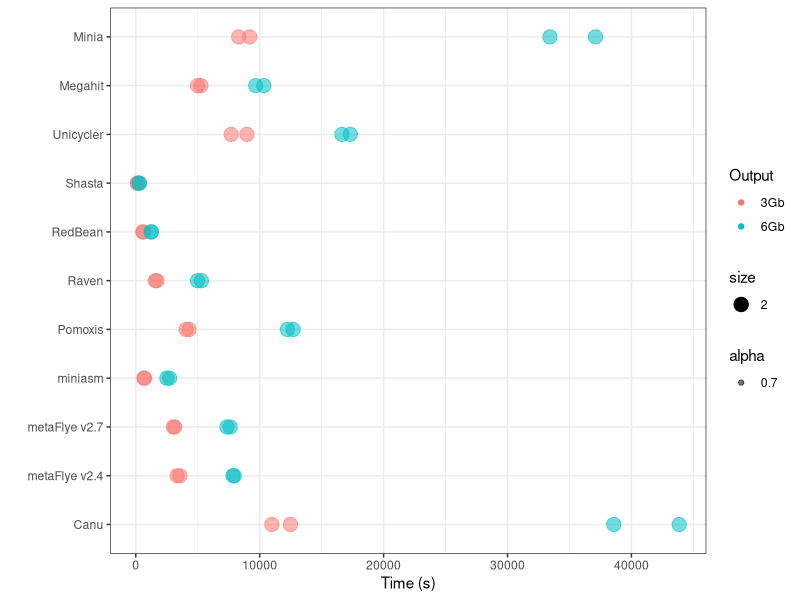
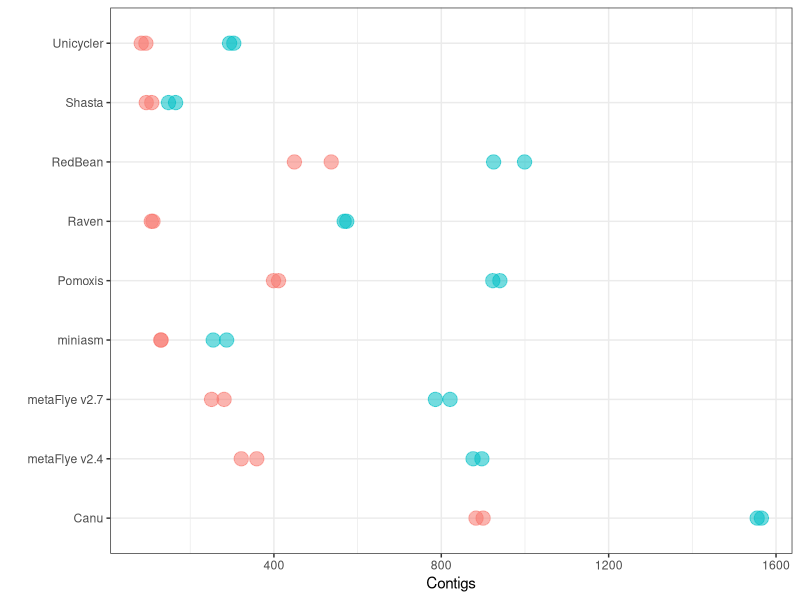
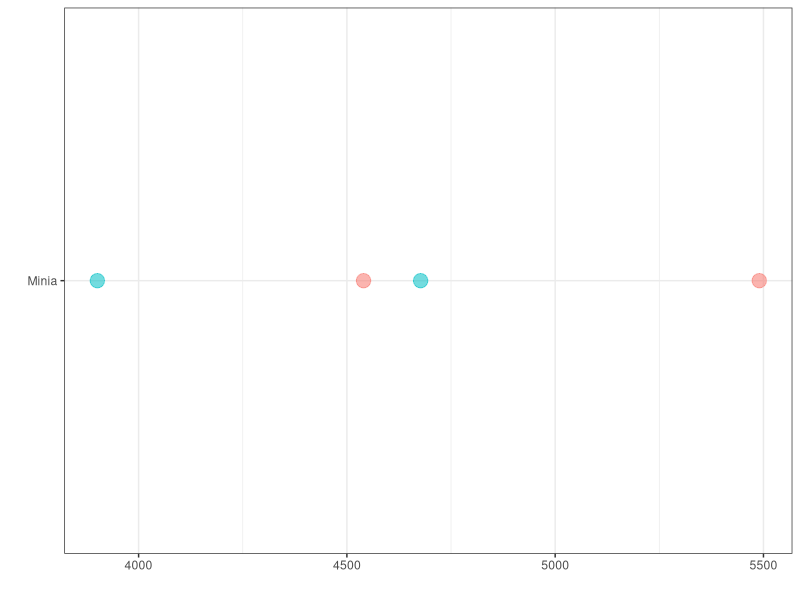
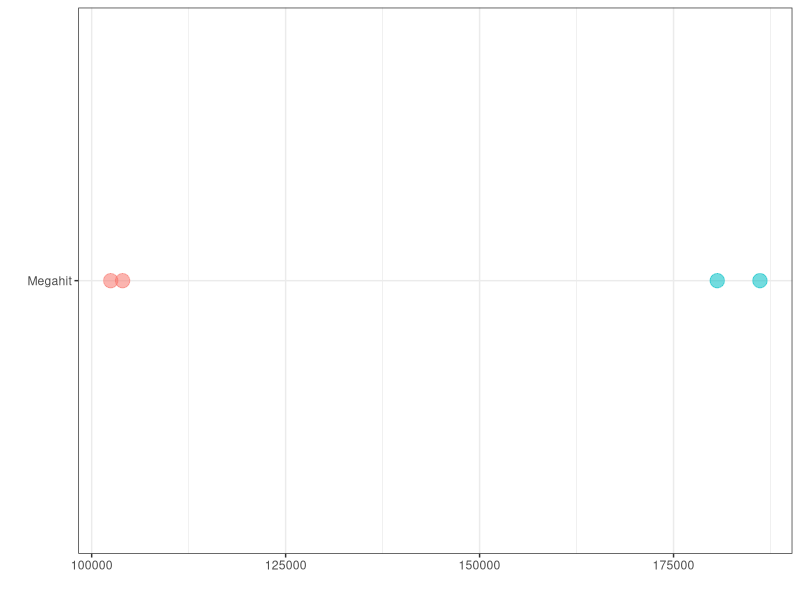
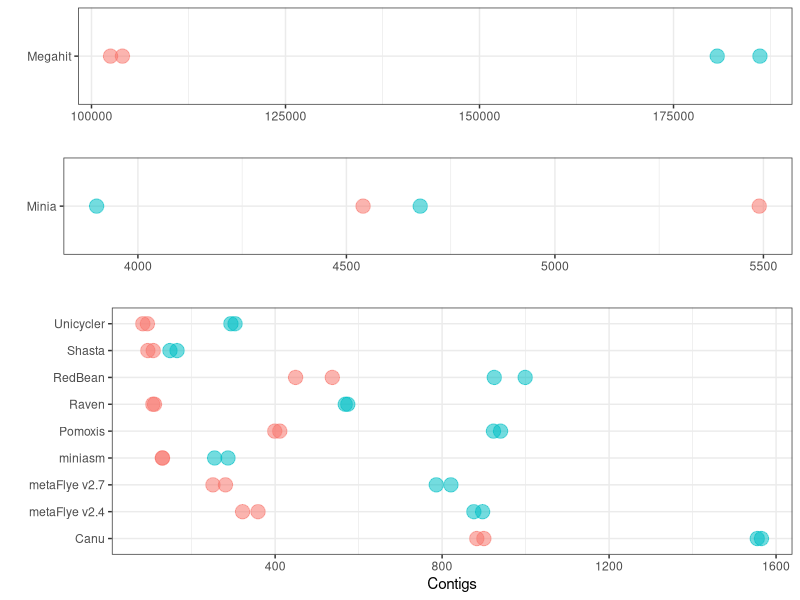
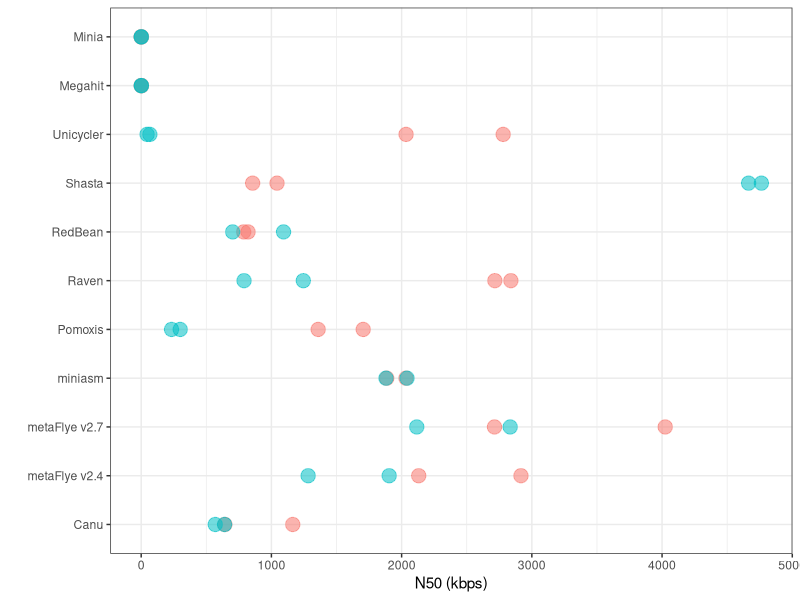
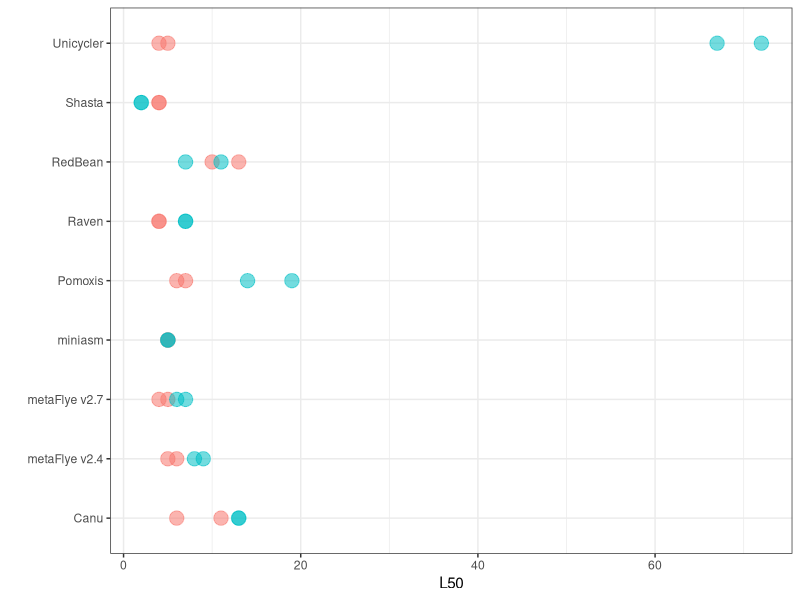
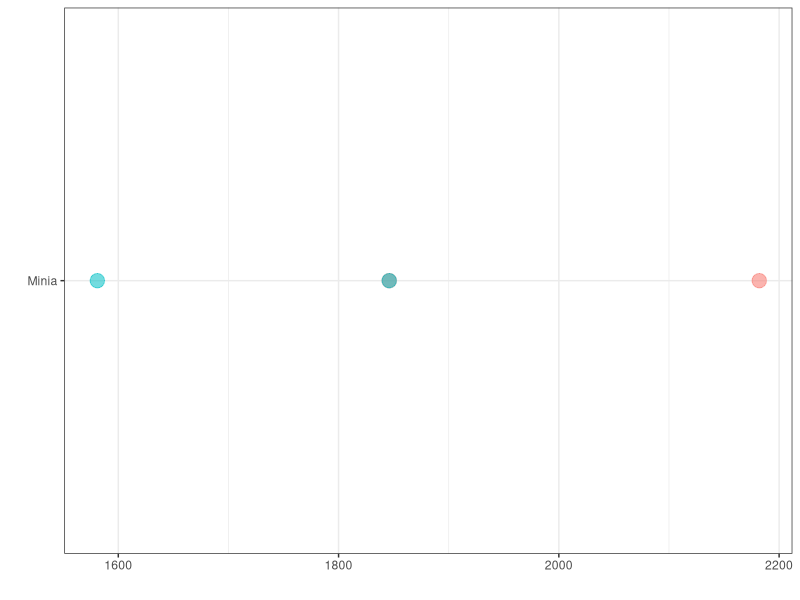

Write R code to recreate these figures, in order.
## ---- chunk 1
library(ggpubr)
d.fig1 = read.csv2(file = "./Fig1.csv", header = TRUE, sep = ",", dec = ".")
d.fig1$N50 = d.fig1$N50 / 1000
d.fig1
## ---- chunk 2
library(ggplot2)
p <- ggplot(d.fig1, aes(x = Time, y = Assembler, colour = Output)) + geom_point(aes(size = 2, alpha = 0.7)) + xlab("Time (s)") + ylab("")
p = p + theme_bw() + scale_y_discrete(limits = c("Canu", "metaFlye v2.4", "metaFlye v2.7", 
                             "miniasm", "Pomoxis", "Raven", 
                             "RedBean", "Shasta", "Unicycler", "Megahit", "Minia"))
p
## ---- chunk 3
library(ggplot2)
p2 <- ggplot(d.fig1[d.fig1$Length == "Long-reads", ], aes(x = Contigs, y = Assembler)) + geom_point(aes(colour = Output, size = 2, alpha = 0.7), show.legend = FALSE) + ylab("")
p2 = p2 + theme_bw() 
p2
## ---- chunk 4
library(ggplot2)
p2.1 <- ggplot(d.fig1[d.fig1$Assembler == "Minia", ], aes(x = Contigs, y = Assembler)) + geom_point(aes(colour = Output, size = 2, alpha = 0.7), show.legend = FALSE) + ylab("") + xlab("")
p2.1 = p2.1 + theme_bw()
p2.1
## ---- chunk 5
library(ggplot2)
p2.2 <- ggplot(d.fig1[d.fig1$Assembler == "Megahit", ], aes(x = Contigs, y = Assembler)) + geom_point(aes(colour = Output, size = 2, alpha = 0.7), show.legend = FALSE) + ylab("") + xlab("")
p2.2 = p2.2 + theme_bw() 
p2.2
## ---- chunk 6
library(gridExtra)
p2.f = ggarrange(p2.2, p2.1, p2, 
          legend = FALSE, heights = c(1,1,2),
          ncol = 1, nrow = 3)
p2.f
## ---- chunk 7
library(ggplot2)
p3 <- ggplot(d.fig1, aes(x = N50, y = Assembler)) + geom_point(aes(colour = Output, size = 2, alpha = 0.7), show.legend = FALSE) + xlab("N50 (kbps)") + ylab("")
p3 = p3 + theme_bw() + scale_y_discrete(limits = c("Canu", "metaFlye v2.4", "metaFlye v2.7", 
                             "miniasm", "Pomoxis", "Raven", 
                             "RedBean", "Shasta", "Unicycler", "Megahit", "Minia"))
p3
## ---- chunk 8
library(ggplot2)
p4 <- ggplot(d.fig1[d.fig1$Length == "Long-reads", ], aes(x = L50, y = Assembler)) + geom_point(aes(colour = Output, size = 2, alpha = 0.7), show.legend = FALSE) + ylab("")
p4 = p4 + theme_bw() 
p4
## ---- chunk 9
library(ggplot2)
p4.1 <- ggplot(d.fig1[d.fig1$Assembler == "Minia", ], aes(x = L50, y = Assembler)) + geom_point(aes(colour = Output, size = 2, alpha = 0.7), show.legend = FALSE) + ylab("") + xlab("")
p4.1 = p4.1 + theme_bw()
p4.1
## ---- chunk 10
library(ggplot2)
p4.2 <- ggplot(d.fig1[d.fig1$Assembler == "Megahit", ], aes(x = L50, y = Assembler)) + geom_point(aes(colour = Output, size = 2, alpha = 0.7), show.legend = FALSE) + ylab("") + xlab("")
p4.2 = p4.2 + theme_bw() 
p4.2
## ---- chunk 11
library(gridExtra)
p4.f = ggarrange(p4.2, p4.1, p4, 
          legend = FALSE, heights = c(1,1,2),
          ncol = 1, nrow = 3)
p4.f
## ---- chunk 12
library(ggpubr)
fig1 = ggarrange(p, p3, p2.f, p4.f,
          labels = c("A", "B", "C"), common.legend = TRUE, heights = c(1, 1.5),
          ncol = 2, nrow = 2)
fig1
## ---- chunk 13
d.fig2 = read.csv2(file = "./Fig2.csv", header = TRUE, sep = ",", dec = ".")
d.fig2$Size = d.fig2$Size / 1000000
d.fig2
## ---- chunk 14
library(ggplot2)
px <- ggplot(data=d.fig2, aes(x=Assembler, y=Size, fill=Output)) +
geom_bar(stat="identity", color="black", position=position_dodge()) +
  theme_bw() + ylab("Theoretical size - assembled size (Mbp)") + xlab("") + theme(axis.text.x = element_text(angle = 45, hjust = 1)) +  
  scale_x_discrete(limits = c("Canu", "metaFlye v2.4", "metaFlye v2.7", 
                             "miniasm", "Pomoxis", "Raven", 
                             "RedBean", "Shasta", "Unicycler", "Megahit", "Minia"))
px
## ---- chunk 15
d.fig2 = read.csv2(file = "./Fig2_2.csv", header = TRUE, sep = ",", dec = ".")
d.fig2$Size = d.fig2$Size / 1000000
d.fig2
## ---- chunk 16
py <- ggplot(data=d.fig2, aes(x=Output, y=Fraction, fill=Output)) +
  geom_bar(stat="identity", color="black", position=position_dodge()) +
  theme_bw() + ylab("Metagenome Assembled Fraction (%)") + xlab("") + expand_limits(y=c(0, 100)) +
  facet_grid(rows = vars(Method), cols = vars(Assembler)) + 
  geom_text(aes(label=Avg, group = Output), position = position_dodge(width = 1),vjust=-0.3,
            color="black", size=3.5)
py
## ---- chunk 17
d.fig2.1 = read.csv2(file = "./genome_fraction.csv", header = TRUE, sep = ",", dec = ".")
d.fig2.1
## ---- chunk 18
p <- ggplot(data=d.fig2.1, aes(x=Output, y=Fraction, fill=Genome)) +
  geom_bar(aes(alpha = 0.8), stat="identity", color="black", position=position_dodge(), show.legend = FALSE) +
  theme_bw() + ylab("Assembled Fraction (%)") + xlab("") + expand_limits(y=c(0, 105)) + 
  facet_grid(rows = vars(Assembler), cols = vars(Genome)) +
  geom_text(aes(label=Mean_Fraction), color="black", size=2.5)
p
## ---- chunk 19
d.fig5 = read.csv2(file = "./Fig5_snps.csv", header = TRUE, sep = ",", dec = ".")
d.fig5
## ---- chunk 20
library(ggplot2)
p <- ggplot(data=d.fig5, aes(x=Output, y=bcftools, fill=Output)) +
  geom_bar(aes(alpha=0.9), stat="identity", color="black", position=position_dodge()) +
  theme_bw() + ylab("Similarity (%)") + xlab("") + expand_limits(y=c(0, 105)) + 
  facet_grid(rows = vars(Label_bcftools), cols = vars(Assembler)) +
  geom_text(aes(label=mean_bcftools), vjust=-0.3, color="black", size=2.5)
p
## ---- chunk 21
p2 <- ggplot(data=d.fig5, aes(x=Output, y=MuMmer, fill=Output)) +
  geom_bar(aes(alpha=0.9), stat="identity", color="black", position=position_dodge()) +
  theme_bw() + ylab("Similarity (%)") + xlab("") + expand_limits(y=c(0, 105)) + 
  facet_grid(rows = vars(Label_MuMmer), cols = vars(Assembler)) +
  geom_text(aes(label=mean_MuMmer), vjust=-0.3, color="black", size=2.5)
p2
## ---- chunk 22
library(ggpubr)
fig5.1 = ggarrange(p, p2, common.legend = TRUE, heights = c(1, 1),
          ncol = 1, nrow = 2, font.label = list(size = 11, face = "bold", color ="black", family = NULL), 
          vjust = 1, hjust = -0.2)
fig5.1
# ggsave("./Figures-April-2020/Fig5a.png", fig5.1, device = "png")
## ---- chunk 23
d.fig6 = read.csv2(file = "./Fig6_indels.csv", header = TRUE, sep = ",", dec = ".")
d.fig6
## ---- chunk 24
library(ggplot2)
p <- ggplot(data=d.fig6, aes(x=Output, y=bcftools, fill=Output)) +
  geom_bar(aes(alpha = 0.9), stat="identity", color="black", position=position_dodge()) +
  theme_bw() + ylab("INDELs (%)") + xlab("") + expand_limits(y=c(0, 0.65)) +
  facet_grid(rows = vars(Label_bcftools), cols = vars(Assembler)) +
  geom_text(aes(label=mean_bcftools), vjust=-0.3, color="black", size=2.5)
p
## ---- chunk 25
p2 <- ggplot(data=d.fig6, aes(x=Output, y=MuMmer, fill=Output)) +
  geom_bar(aes(alpha = 0.9), stat="identity", color="black", position=position_dodge()) +
  theme_bw() + ylab("INDELs (%)") + xlab("") + expand_limits(y=c(0, 8.6)) +
  facet_grid(rows = vars(Label_MuMmer), cols = vars(Assembler)) +
  geom_text(aes(label=mean_MuMmer), vjust=-0.3, color="black", size=2.5)
p2
## ---- chunk 26
library(ggpubr)
fig6.1 = ggarrange(p, p2, common.legend = TRUE, heights = c(1, 1),
          ncol = 1, nrow = 2, font.label = list(size = 11, face = "bold", color ="black", family = NULL), 
          vjust = 1, hjust = -0.2)
fig6.1
#ggsave("./Figures-April-2020/Fig5b.png", fig6.1, device = "png")
